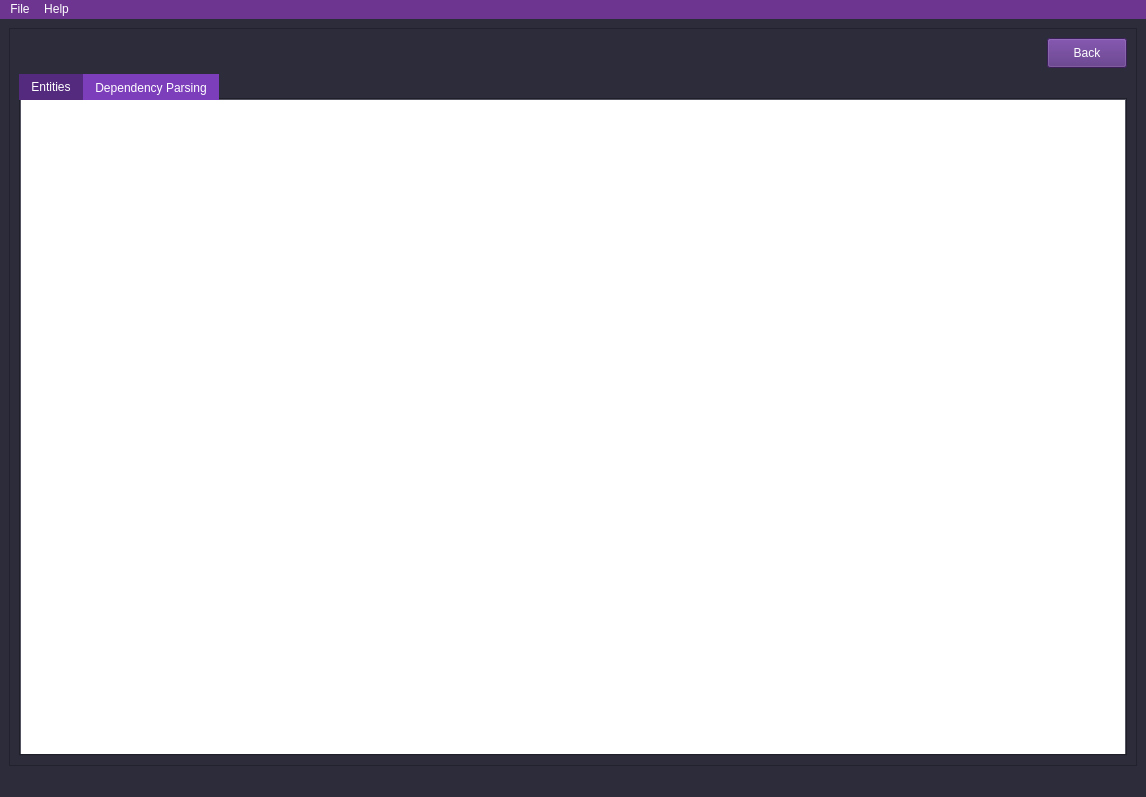
<?xml version="1.0" encoding="UTF-8"?>
<ui version="4.0">
 <author>Thomas Rowlands</author>
 <class>MainWindow</class>
 <widget class="QMainWindow" name="MainWindow">
  <property name="windowModality">
   <enum>Qt::NonModal</enum>
  </property>
  <property name="geometry">
   <rect>
    <x>0</x>
    <y>0</y>
    <width>1146</width>
    <height>797</height>
   </rect>
  </property>
  <property name="windowTitle">
   <string>GWAS Miner</string>
  </property>
  <property name="styleSheet">
   <string notr="true">QWidget {
	background-color: rgb(44, 44, 59);
	color: rgb(255, 255, 255);
}
QListWidget{
	background-color: rgb(255, 255, 255);
	color: rgb(0,0,0);
}
QListWidget::item::hover{
	background-color: rgba(125, 62, 188, 150);
}
QListWidget::item::selected{
	color: rgb(255,255,255);
	background-color: rgb(103, 51, 154);
}
QPushButton{
	background-color: rgb(84, 42, 126);
}
QProgressBar::chunk{
	background-color: rgb(84, 42, 126);
}
QTabBar::tab{
	background-color: rgba(125, 62, 188, 255);
}
QTabBar::tab::selected{
	background-color: rgb(84, 42, 126);
}
QMenuBar{
	background-color: rgb(109, 52, 144);
}
QMenuBar::item:selected{
	background-color: rgb(140, 67, 185);
}
QMenu::item:selected{
	background-color:  rgb(140, 67, 185);
}
QMenu{
	background-color: rgb(109, 52, 144);
}
QLabel{
	background-color: rgba(0,0,0,0);
}
QTextBrowser{
	background-color:rgb(255,255,255);
}
QSvgWidget{
	background-color:white;
	color:black;
}</string>
  </property>
  <property name="unifiedTitleAndToolBarOnMac">
   <bool>true</bool>
  </property>
  <widget class="QWidget" name="centralwidget">
   <property name="sizePolicy">
    <sizepolicy hsizetype="Preferred" vsizetype="Preferred">
     <horstretch>0</horstretch>
     <verstretch>0</verstretch>
    </sizepolicy>
   </property>
   <layout class="QHBoxLayout" name="horizontalLayout_5">
    <item>
     <widget class="QStackedWidget" name="stackedWidget">
      <property name="minimumSize">
       <size>
        <width>500</width>
        <height>0</height>
       </size>
      </property>
      <property name="currentIndex">
       <number>2</number>
      </property>
      <widget class="QWidget" name="loading_page">
       <layout class="QGridLayout" name="gridLayout_6">
        <property name="leftMargin">
         <number>0</number>
        </property>
        <property name="topMargin">
         <number>0</number>
        </property>
        <property name="rightMargin">
         <number>0</number>
        </property>
        <property name="bottomMargin">
         <number>0</number>
        </property>
        <property name="spacing">
         <number>0</number>
        </property>
        <item row="0" column="0">
         <widget class="QFrame" name="loading_frame">
          <property name="sizePolicy">
           <sizepolicy hsizetype="Preferred" vsizetype="Preferred">
            <horstretch>0</horstretch>
            <verstretch>0</verstretch>
           </sizepolicy>
          </property>
          <property name="styleSheet">
           <string notr="true">background-color: rgb(0, 0, 0);</string>
          </property>
          <property name="frameShape">
           <enum>QFrame::StyledPanel</enum>
          </property>
          <property name="frameShadow">
           <enum>QFrame::Raised</enum>
          </property>
          <layout class="QGridLayout" name="gridLayout_2">
           <property name="leftMargin">
            <number>200</number>
           </property>
           <property name="topMargin">
            <number>200</number>
           </property>
           <property name="rightMargin">
            <number>200</number>
           </property>
           <property name="bottomMargin">
            <number>137</number>
           </property>
           <property name="verticalSpacing">
            <number>10</number>
           </property>
           <item row="1" column="1">
            <widget class="QGraphicsView" name="test_loading_graphicsview">
             <property name="minimumSize">
              <size>
               <width>50</width>
               <height>50</height>
              </size>
             </property>
             <property name="maximumSize">
              <size>
               <width>16777215</width>
               <height>16777215</height>
              </size>
             </property>
             <property name="styleSheet">
              <string notr="true">background-color:transparent;</string>
             </property>
             <property name="frameShape">
              <enum>QFrame::NoFrame</enum>
             </property>
             <property name="frameShadow">
              <enum>QFrame::Plain</enum>
             </property>
             <property name="verticalScrollBarPolicy">
              <enum>Qt::ScrollBarAlwaysOff</enum>
             </property>
             <property name="horizontalScrollBarPolicy">
              <enum>Qt::ScrollBarAlwaysOff</enum>
             </property>
            </widget>
           </item>
           <item row="0" column="1">
            <widget class="QLabel" name="loading_label">
             <property name="minimumSize">
              <size>
               <width>300</width>
               <height>20</height>
              </size>
             </property>
             <property name="font">
              <font>
               <family>Calibri Light</family>
               <pointsize>26</pointsize>
               <stylestrategy>PreferAntialias</stylestrategy>
               <kerning>true</kerning>
              </font>
             </property>
             <property name="styleSheet">
              <string notr="true">background-color: rgba(255, 255, 255, 0);</string>
             </property>
             <property name="text">
              <string>Initialising NLP Pipeline</string>
             </property>
             <property name="scaledContents">
              <bool>true</bool>
             </property>
             <property name="alignment">
              <set>Qt::AlignCenter</set>
             </property>
            </widget>
           </item>
           <item row="1" column="0">
            <spacer name="horizontalSpacer_3">
             <property name="orientation">
              <enum>Qt::Horizontal</enum>
             </property>
             <property name="sizeHint" stdset="0">
              <size>
               <width>40</width>
               <height>20</height>
              </size>
             </property>
            </spacer>
           </item>
           <item row="1" column="2">
            <spacer name="horizontalSpacer_4">
             <property name="orientation">
              <enum>Qt::Horizontal</enum>
             </property>
             <property name="sizeHint" stdset="0">
              <size>
               <width>40</width>
               <height>20</height>
              </size>
             </property>
            </spacer>
           </item>
          </layout>
         </widget>
        </item>
       </layout>
      </widget>
      <widget class="QWidget" name="main_page">
       <layout class="QGridLayout" name="gridLayout_5">
        <property name="leftMargin">
         <number>0</number>
        </property>
        <property name="topMargin">
         <number>0</number>
        </property>
        <property name="rightMargin">
         <number>0</number>
        </property>
        <property name="bottomMargin">
         <number>0</number>
        </property>
        <property name="spacing">
         <number>0</number>
        </property>
        <item row="0" column="0">
         <widget class="QFrame" name="file_selection_frame">
          <property name="sizePolicy">
           <sizepolicy hsizetype="Preferred" vsizetype="Preferred">
            <horstretch>0</horstretch>
            <verstretch>0</verstretch>
           </sizepolicy>
          </property>
          <property name="minimumSize">
           <size>
            <width>0</width>
            <height>0</height>
           </size>
          </property>
          <property name="frameShape">
           <enum>QFrame::StyledPanel</enum>
          </property>
          <property name="frameShadow">
           <enum>QFrame::Raised</enum>
          </property>
          <layout class="QGridLayout" name="gridLayout_3">
           <property name="leftMargin">
            <number>15</number>
           </property>
           <property name="topMargin">
            <number>100</number>
           </property>
           <property name="rightMargin">
            <number>15</number>
           </property>
           <property name="bottomMargin">
            <number>20</number>
           </property>
           <property name="horizontalSpacing">
            <number>19</number>
           </property>
           <item row="2" column="0">
            <widget class="QLabel" name="study_input_directory_lbl">
             <property name="font">
              <font>
               <family>Segoe UI</family>
               <pointsize>12</pointsize>
               <weight>50</weight>
               <bold>false</bold>
              </font>
             </property>
             <property name="text">
              <string>Input Files</string>
             </property>
            </widget>
           </item>
           <item row="2" column="3">
            <widget class="QLabel" name="label">
             <property name="font">
              <font>
               <family>Segoe UI</family>
               <pointsize>12</pointsize>
              </font>
             </property>
             <property name="text">
              <string>Result Files</string>
             </property>
            </widget>
           </item>
           <item row="3" column="0">
            <layout class="QHBoxLayout" name="horizontalLayout_4">
             <item>
              <widget class="QLineEdit" name="study_directory_input"/>
             </item>
             <item>
              <widget class="QPushButton" name="study_directory_btn">
               <property name="font">
                <font>
                 <family>Segoe UI</family>
                </font>
               </property>
               <property name="text">
                <string>Browse Folder</string>
               </property>
              </widget>
             </item>
            </layout>
           </item>
           <item row="4" column="3" rowspan="2">
            <widget class="QTabWidget" name="result_tab_widget">
             <property name="currentIndex">
              <number>1</number>
             </property>
             <widget class="QWidget" name="results_success_tab">
              <attribute name="title">
               <string>Succeeded</string>
              </attribute>
              <layout class="QVBoxLayout" name="verticalLayout_5">
               <property name="leftMargin">
                <number>0</number>
               </property>
               <property name="topMargin">
                <number>0</number>
               </property>
               <property name="rightMargin">
                <number>0</number>
               </property>
               <property name="bottomMargin">
                <number>0</number>
               </property>
               <item>
                <layout class="QVBoxLayout" name="verticalLayout_3">
                 <item>
                  <widget class="QListWidget" name="result_file_listwidget">
                   <property name="frameShape">
                    <enum>QFrame::NoFrame</enum>
                   </property>
                   <property name="frameShadow">
                    <enum>QFrame::Plain</enum>
                   </property>
                  </widget>
                 </item>
                </layout>
               </item>
              </layout>
             </widget>
             <widget class="QWidget" name="results_failed_tab">
              <attribute name="title">
               <string>Failed</string>
              </attribute>
              <layout class="QVBoxLayout" name="verticalLayout_6">
               <property name="leftMargin">
                <number>0</number>
               </property>
               <property name="topMargin">
                <number>0</number>
               </property>
               <property name="rightMargin">
                <number>0</number>
               </property>
               <property name="bottomMargin">
                <number>0</number>
               </property>
               <item>
                <layout class="QVBoxLayout" name="verticalLayout_4">
                 <item>
                  <widget class="QListWidget" name="results_failed_listwidget">
                   <property name="frameShape">
                    <enum>QFrame::NoFrame</enum>
                   </property>
                   <property name="frameShadow">
                    <enum>QFrame::Plain</enum>
                   </property>
                  </widget>
                 </item>
                </layout>
               </item>
              </layout>
             </widget>
            </widget>
           </item>
           <item row="5" column="0" colspan="2">
            <widget class="QListWidget" name="study_file_listwidget"/>
           </item>
           <item row="5" column="2">
            <layout class="QVBoxLayout" name="verticalLayout_2">
             <property name="leftMargin">
              <number>70</number>
             </property>
             <property name="topMargin">
              <number>130</number>
             </property>
             <property name="rightMargin">
              <number>70</number>
             </property>
             <property name="bottomMargin">
              <number>170</number>
             </property>
             <item>
              <widget class="QFrame" name="main_controls_frame">
               <property name="styleSheet">
                <string notr="true">QFrame{
	background-color: rgb(62, 62, 83);
	border: 0.15em solid rgb(0, 140, 0);
}</string>
               </property>
               <property name="frameShape">
                <enum>QFrame::StyledPanel</enum>
               </property>
               <property name="frameShadow">
                <enum>QFrame::Raised</enum>
               </property>
               <layout class="QGridLayout" name="gridLayout_4">
                <property name="leftMargin">
                 <number>40</number>
                </property>
                <property name="rightMargin">
                 <number>40</number>
                </property>
                <item row="0" column="0">
                 <widget class="QPushButton" name="run_nlp_btn">
                  <property name="minimumSize">
                   <size>
                    <width>0</width>
                    <height>50</height>
                   </size>
                  </property>
                  <property name="text">
                   <string>Begin 
Processing</string>
                  </property>
                 </widget>
                </item>
                <item row="0" column="1">
                 <widget class="QPushButton" name="analyse_study_btn">
                  <property name="minimumSize">
                   <size>
                    <width>0</width>
                    <height>50</height>
                   </size>
                  </property>
                  <property name="text">
                   <string>Visualise 
Study</string>
                  </property>
                 </widget>
                </item>
                <item row="2" column="0" colspan="2">
                 <widget class="QGraphicsView" name="loading_svg">
                  <property name="styleSheet">
                   <string notr="true">border:none</string>
                  </property>
                  <property name="frameShape">
                   <enum>QFrame::NoFrame</enum>
                  </property>
                  <property name="frameShadow">
                   <enum>QFrame::Plain</enum>
                  </property>
                 </widget>
                </item>
                <item row="1" column="0" colspan="2">
                 <widget class="QLabel" name="status_lbl">
                  <property name="sizePolicy">
                   <sizepolicy hsizetype="Preferred" vsizetype="Preferred">
                    <horstretch>0</horstretch>
                    <verstretch>0</verstretch>
                   </sizepolicy>
                  </property>
                  <property name="minimumSize">
                   <size>
                    <width>0</width>
                    <height>20</height>
                   </size>
                  </property>
                  <property name="styleSheet">
                   <string notr="true">border:none</string>
                  </property>
                  <property name="text">
                   <string>Processing: </string>
                  </property>
                  <property name="alignment">
                   <set>Qt::AlignCenter</set>
                  </property>
                  <property name="wordWrap">
                   <bool>true</bool>
                  </property>
                 </widget>
                </item>
               </layout>
              </widget>
             </item>
            </layout>
           </item>
          </layout>
          <zorder>study_file_listwidget</zorder>
          <zorder>study_input_directory_lbl</zorder>
          <zorder>label</zorder>
          <zorder>result_tab_widget</zorder>
          <zorder>verticalLayoutWidget_2</zorder>
         </widget>
        </item>
       </layout>
      </widget>
      <widget class="QWidget" name="visualisation_page">
       <layout class="QGridLayout" name="gridLayout_7">
        <property name="leftMargin">
         <number>0</number>
        </property>
        <property name="topMargin">
         <number>0</number>
        </property>
        <property name="rightMargin">
         <number>0</number>
        </property>
        <property name="bottomMargin">
         <number>0</number>
        </property>
        <property name="spacing">
         <number>0</number>
        </property>
        <item row="0" column="0">
         <widget class="QFrame" name="visualisation_frame">
          <property name="enabled">
           <bool>true</bool>
          </property>
          <property name="sizePolicy">
           <sizepolicy hsizetype="Preferred" vsizetype="Preferred">
            <horstretch>0</horstretch>
            <verstretch>0</verstretch>
           </sizepolicy>
          </property>
          <property name="frameShape">
           <enum>QFrame::StyledPanel</enum>
          </property>
          <property name="frameShadow">
           <enum>QFrame::Raised</enum>
          </property>
          <layout class="QGridLayout" name="gridLayout">
           <item row="0" column="0" rowspan="3" alignment="Qt::AlignRight">
            <widget class="QPushButton" name="visualise_back_btn">
             <property name="minimumSize">
              <size>
               <width>0</width>
               <height>30</height>
              </size>
             </property>
             <property name="text">
              <string>Back</string>
             </property>
            </widget>
           </item>
           <item row="3" column="0">
            <widget class="QTabWidget" name="tabWidget">
             <property name="currentIndex">
              <number>0</number>
             </property>
             <widget class="QWidget" name="entities_tab">
              <attribute name="title">
               <string>Entities</string>
              </attribute>
              <layout class="QVBoxLayout" name="verticalLayout_7">
               <property name="spacing">
                <number>0</number>
               </property>
               <property name="leftMargin">
                <number>0</number>
               </property>
               <property name="topMargin">
                <number>0</number>
               </property>
               <property name="rightMargin">
                <number>0</number>
               </property>
               <property name="bottomMargin">
                <number>0</number>
               </property>
               <item>
                <widget class="QTextBrowser" name="entity_visualisation_browser">
                 <property name="font">
                  <font>
                   <family>Calibri</family>
                   <pointsize>10</pointsize>
                   <weight>9</weight>
                   <italic>false</italic>
                   <bold>false</bold>
                  </font>
                 </property>
                 <property name="styleSheet">
                  <string notr="true">color:black;
font: 75 10pt &quot;Calibri&quot;;</string>
                 </property>
                 <property name="frameShape">
                  <enum>QFrame::NoFrame</enum>
                 </property>
                 <property name="frameShadow">
                  <enum>QFrame::Plain</enum>
                 </property>
                 <property name="html">
                  <string>&lt;!DOCTYPE HTML PUBLIC &quot;-//W3C//DTD HTML 4.0//EN&quot; &quot;http://www.w3.org/TR/REC-html40/strict.dtd&quot;&gt;
&lt;html&gt;&lt;head&gt;&lt;meta name=&quot;qrichtext&quot; content=&quot;1&quot; /&gt;&lt;style type=&quot;text/css&quot;&gt;
p, li { white-space: pre-wrap; }
&lt;/style&gt;&lt;/head&gt;&lt;body style=&quot; font-family:'Calibri'; font-size:10pt; font-weight:72; font-style:normal;&quot;&gt;
&lt;p style=&quot;-qt-paragraph-type:empty; margin-top:0px; margin-bottom:0px; margin-left:0px; margin-right:0px; -qt-block-indent:0; text-indent:0px; font-weight:400;&quot;&gt;&lt;br /&gt;&lt;/p&gt;&lt;/body&gt;&lt;/html&gt;</string>
                 </property>
                </widget>
               </item>
              </layout>
             </widget>
             <widget class="QWidget" name="dependency_tab">
              <attribute name="title">
               <string>Dependency Parsing</string>
              </attribute>
              <layout class="QVBoxLayout" name="verticalLayout_8">
               <property name="spacing">
                <number>0</number>
               </property>
               <property name="leftMargin">
                <number>0</number>
               </property>
               <property name="topMargin">
                <number>0</number>
               </property>
               <property name="rightMargin">
                <number>0</number>
               </property>
               <property name="bottomMargin">
                <number>0</number>
               </property>
               <item>
                <layout class="QHBoxLayout" name="horizontalLayout">
                 <property name="spacing">
                  <number>20</number>
                 </property>
                 <property name="sizeConstraint">
                  <enum>QLayout::SetDefaultConstraint</enum>
                 </property>
                 <property name="leftMargin">
                  <number>400</number>
                 </property>
                 <property name="rightMargin">
                  <number>400</number>
                 </property>
                 <property name="bottomMargin">
                  <number>0</number>
                 </property>
                 <item>
                  <widget class="QPushButton" name="dependency_previous_btn">
                   <property name="sizePolicy">
                    <sizepolicy hsizetype="Fixed" vsizetype="Fixed">
                     <horstretch>0</horstretch>
                     <verstretch>0</verstretch>
                    </sizepolicy>
                   </property>
                   <property name="minimumSize">
                    <size>
                     <width>50</width>
                     <height>0</height>
                    </size>
                   </property>
                   <property name="text">
                    <string>Previous</string>
                   </property>
                  </widget>
                 </item>
                 <item>
                  <widget class="QLabel" name="dependency_index_label">
                   <property name="sizePolicy">
                    <sizepolicy hsizetype="Fixed" vsizetype="Fixed">
                     <horstretch>0</horstretch>
                     <verstretch>0</verstretch>
                    </sizepolicy>
                   </property>
                   <property name="minimumSize">
                    <size>
                     <width>50</width>
                     <height>0</height>
                    </size>
                   </property>
                   <property name="text">
                    <string>0 of 0</string>
                   </property>
                   <property name="alignment">
                    <set>Qt::AlignCenter</set>
                   </property>
                  </widget>
                 </item>
                 <item>
                  <widget class="QPushButton" name="dependency_next_btn">
                   <property name="sizePolicy">
                    <sizepolicy hsizetype="Fixed" vsizetype="Fixed">
                     <horstretch>0</horstretch>
                     <verstretch>0</verstretch>
                    </sizepolicy>
                   </property>
                   <property name="minimumSize">
                    <size>
                     <width>50</width>
                     <height>0</height>
                    </size>
                   </property>
                   <property name="text">
                    <string>Next</string>
                   </property>
                  </widget>
                 </item>
                </layout>
               </item>
               <item>
                <layout class="QVBoxLayout" name="dependency_layout">
                 <item>
                  <widget class="QScrollArea" name="dependency_scrollarea">
                   <property name="frameShape">
                    <enum>QFrame::NoFrame</enum>
                   </property>
                   <property name="frameShadow">
                    <enum>QFrame::Plain</enum>
                   </property>
                   <property name="verticalScrollBarPolicy">
                    <enum>Qt::ScrollBarAlwaysOn</enum>
                   </property>
                   <property name="horizontalScrollBarPolicy">
                    <enum>Qt::ScrollBarAlwaysOn</enum>
                   </property>
                   <property name="sizeAdjustPolicy">
                    <enum>QAbstractScrollArea::AdjustToContentsOnFirstShow</enum>
                   </property>
                   <property name="widgetResizable">
                    <bool>true</bool>
                   </property>
                   <widget class="QWidget" name="scrollAreaWidgetContents">
                    <property name="geometry">
                     <rect>
                      <x>0</x>
                      <y>0</y>
                      <width>1083</width>
                      <height>610</height>
                     </rect>
                    </property>
                    <property name="sizePolicy">
                     <sizepolicy hsizetype="Preferred" vsizetype="Preferred">
                      <horstretch>0</horstretch>
                      <verstretch>0</verstretch>
                     </sizepolicy>
                    </property>
                    <layout class="QVBoxLayout" name="verticalLayout_9">
                     <item>
                      <widget class="QLabel" name="dependency_image_label">
                       <property name="minimumSize">
                        <size>
                         <width>0</width>
                         <height>0</height>
                        </size>
                       </property>
                       <property name="text">
                        <string/>
                       </property>
                       <property name="scaledContents">
                        <bool>false</bool>
                       </property>
                      </widget>
                     </item>
                    </layout>
                   </widget>
                  </widget>
                 </item>
                </layout>
               </item>
              </layout>
             </widget>
            </widget>
           </item>
          </layout>
         </widget>
        </item>
       </layout>
      </widget>
     </widget>
    </item>
   </layout>
  </widget>
  <widget class="QMenuBar" name="menubar">
   <property name="geometry">
    <rect>
     <x>0</x>
     <y>0</y>
     <width>1146</width>
     <height>22</height>
    </rect>
   </property>
   <widget class="QMenu" name="menuFile">
    <property name="title">
     <string>File</string>
    </property>
    <addaction name="separator"/>
    <addaction name="quit_action"/>
   </widget>
   <widget class="QMenu" name="menuHelp">
    <property name="title">
     <string>Help</string>
    </property>
    <addaction name="actionAbout"/>
   </widget>
   <addaction name="menuFile"/>
   <addaction name="menuHelp"/>
  </widget>
  <widget class="QStatusBar" name="statusbar"/>
  <action name="actionAbout">
   <property name="text">
    <string>About</string>
   </property>
  </action>
  <action name="quit_action">
   <property name="text">
    <string>Quit</string>
   </property>
  </action>
 </widget>
 <resources/>
 <connections/>
</ui>
